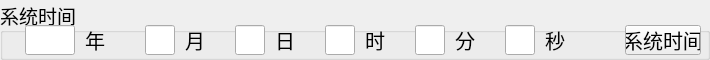
  <widget class="QGroupBox" name="gBox_setTime">
   <property name="geometry">
    <rect>
     <x>45</x>
     <y>160</y>
     <width>710</width>
     <height>60</height>
    </rect>
   </property>
   <property name="font">
    <font>
     <family>文泉驿等宽微米黑</family>
     <pointsize>14</pointsize>
     <weight>50</weight>
     <italic>false</italic>
     <bold>false</bold>
    </font>
   </property>
   <property name="title">
    <string>系统时间</string>
   </property>
   <property name="flat">
    <bool>true</bool>
   </property>
   <widget class="QPushButton" name="pBtn_systemTime">
    <property name="geometry">
     <rect>
      <x>625</x>
      <y>25</y>
      <width>76</width>
      <height>30</height>
     </rect>
    </property>
    <property name="font">
     <font>
      <family>文泉驿等宽微米黑</family>
      <pointsize>15</pointsize>
      <weight>50</weight>
      <italic>false</italic>
      <bold>false</bold>
     </font>
    </property>
    <property name="focusPolicy">
     <enum>Qt::NoFocus</enum>
    </property>
    <property name="text">
     <string>系统时间</string>
    </property>
   </widget>
   <widget class="QLabel" name="lb_year">
    <property name="geometry">
     <rect>
      <x>85</x>
      <y>25</y>
      <width>20</width>
      <height>30</height>
     </rect>
    </property>
    <property name="font">
     <font>
      <family>文泉驿等宽微米黑</family>
      <pointsize>15</pointsize>
      <weight>50</weight>
      <italic>false</italic>
      <bold>false</bold>
     </font>
    </property>
    <property name="text">
     <string>年</string>
    </property>
   </widget>
   <widget class="QLabel" name="lb_month">
    <property name="geometry">
     <rect>
      <x>185</x>
      <y>25</y>
      <width>20</width>
      <height>30</height>
     </rect>
    </property>
    <property name="font">
     <font>
      <family>文泉驿等宽微米黑</family>
      <pointsize>15</pointsize>
      <weight>50</weight>
      <italic>false</italic>
      <bold>false</bold>
     </font>
    </property>
    <property name="text">
     <string>月</string>
    </property>
   </widget>
   <widget class="QLabel" name="lb_day_2">
    <property name="geometry">
     <rect>
      <x>275</x>
      <y>25</y>
      <width>20</width>
      <height>30</height>
     </rect>
    </property>
    <property name="font">
     <font>
      <family>文泉驿等宽微米黑</family>
      <pointsize>15</pointsize>
      <weight>50</weight>
      <italic>false</italic>
      <bold>false</bold>
     </font>
    </property>
    <property name="text">
     <string>日</string>
    </property>
   </widget>
   <widget class="QLabel" name="lb_hour">
    <property name="geometry">
     <rect>
      <x>365</x>
      <y>25</y>
      <width>20</width>
      <height>30</height>
     </rect>
    </property>
    <property name="font">
     <font>
      <family>文泉驿等宽微米黑</family>
      <pointsize>15</pointsize>
      <weight>50</weight>
      <italic>false</italic>
      <bold>false</bold>
     </font>
    </property>
    <property name="text">
     <string>时</string>
    </property>
   </widget>
   <widget class="QLabel" name="lb_minute">
    <property name="geometry">
     <rect>
      <x>455</x>
      <y>25</y>
      <width>20</width>
      <height>30</height>
     </rect>
    </property>
    <property name="font">
     <font>
      <family>文泉驿等宽微米黑</family>
      <pointsize>15</pointsize>
      <weight>50</weight>
      <italic>false</italic>
      <bold>false</bold>
     </font>
    </property>
    <property name="text">
     <string>分</string>
    </property>
   </widget>
   <widget class="QLabel" name="lb_second">
    <property name="geometry">
     <rect>
      <x>545</x>
      <y>25</y>
      <width>20</width>
      <height>30</height>
     </rect>
    </property>
    <property name="font">
     <font>
      <family>文泉驿等宽微米黑</family>
      <pointsize>15</pointsize>
      <weight>50</weight>
      <italic>false</italic>
      <bold>false</bold>
     </font>
    </property>
    <property name="text">
     <string>秒</string>
    </property>
   </widget>
   <widget class="QLineEdit" name="lineEdit_year">
    <property name="geometry">
     <rect>
      <x>25</x>
      <y>25</y>
      <width>50</width>
      <height>30</height>
     </rect>
    </property>
    <property name="font">
     <font>
      <family>文泉驿等宽微米黑</family>
      <pointsize>15</pointsize>
      <weight>50</weight>
      <italic>false</italic>
      <bold>false</bold>
     </font>
    </property>
    <property name="focusPolicy">
     <enum>Qt::ClickFocus</enum>
    </property>
    <property name="text">
     <string/>
    </property>
    <property name="alignment">
     <set>Qt::AlignCenter</set>
    </property>
   </widget>
   <widget class="QLineEdit" name="lineEdit_month">
    <property name="geometry">
     <rect>
      <x>145</x>
      <y>25</y>
      <width>30</width>
      <height>30</height>
     </rect>
    </property>
    <property name="font">
     <font>
      <family>文泉驿等宽微米黑</family>
      <pointsize>15</pointsize>
      <weight>50</weight>
      <italic>false</italic>
      <bold>false</bold>
     </font>
    </property>
    <property name="focusPolicy">
     <enum>Qt::ClickFocus</enum>
    </property>
    <property name="text">
     <string/>
    </property>
    <property name="alignment">
     <set>Qt::AlignCenter</set>
    </property>
   </widget>
   <widget class="QLineEdit" name="lineEdit_day">
    <property name="geometry">
     <rect>
      <x>235</x>
      <y>25</y>
      <width>30</width>
      <height>30</height>
     </rect>
    </property>
    <property name="font">
     <font>
      <family>文泉驿等宽微米黑</family>
      <pointsize>15</pointsize>
      <weight>50</weight>
      <italic>false</italic>
      <bold>false</bold>
     </font>
    </property>
    <property name="focusPolicy">
     <enum>Qt::ClickFocus</enum>
    </property>
    <property name="text">
     <string/>
    </property>
    <property name="alignment">
     <set>Qt::AlignCenter</set>
    </property>
   </widget>
   <widget class="QLineEdit" name="lineEdit_hour">
    <property name="geometry">
     <rect>
      <x>325</x>
      <y>25</y>
      <width>30</width>
      <height>30</height>
     </rect>
    </property>
    <property name="font">
     <font>
      <family>文泉驿等宽微米黑</family>
      <pointsize>15</pointsize>
      <weight>50</weight>
      <italic>false</italic>
      <bold>false</bold>
     </font>
    </property>
    <property name="focusPolicy">
     <enum>Qt::ClickFocus</enum>
    </property>
    <property name="text">
     <string/>
    </property>
    <property name="alignment">
     <set>Qt::AlignCenter</set>
    </property>
   </widget>
   <widget class="QLineEdit" name="lineEdit_minute">
    <property name="geometry">
     <rect>
      <x>415</x>
      <y>25</y>
      <width>30</width>
      <height>30</height>
     </rect>
    </property>
    <property name="font">
     <font>
      <family>文泉驿等宽微米黑</family>
      <pointsize>15</pointsize>
      <weight>50</weight>
      <italic>false</italic>
      <bold>false</bold>
     </font>
    </property>
    <property name="focusPolicy">
     <enum>Qt::ClickFocus</enum>
    </property>
    <property name="text">
     <string/>
    </property>
    <property name="alignment">
     <set>Qt::AlignCenter</set>
    </property>
   </widget>
   <widget class="QLineEdit" name="lineEdit_second">
    <property name="geometry">
     <rect>
      <x>505</x>
      <y>25</y>
      <width>30</width>
      <height>30</height>
     </rect>
    </property>
    <property name="font">
     <font>
      <family>文泉驿等宽微米黑</family>
      <pointsize>15</pointsize>
      <weight>50</weight>
      <italic>false</italic>
      <bold>false</bold>
     </font>
    </property>
    <property name="focusPolicy">
     <enum>Qt::ClickFocus</enum>
    </property>
    <property name="text">
     <string/>
    </property>
    <property name="alignment">
     <set>Qt::AlignCenter</set>
    </property>
   </widget>
  </widget>
